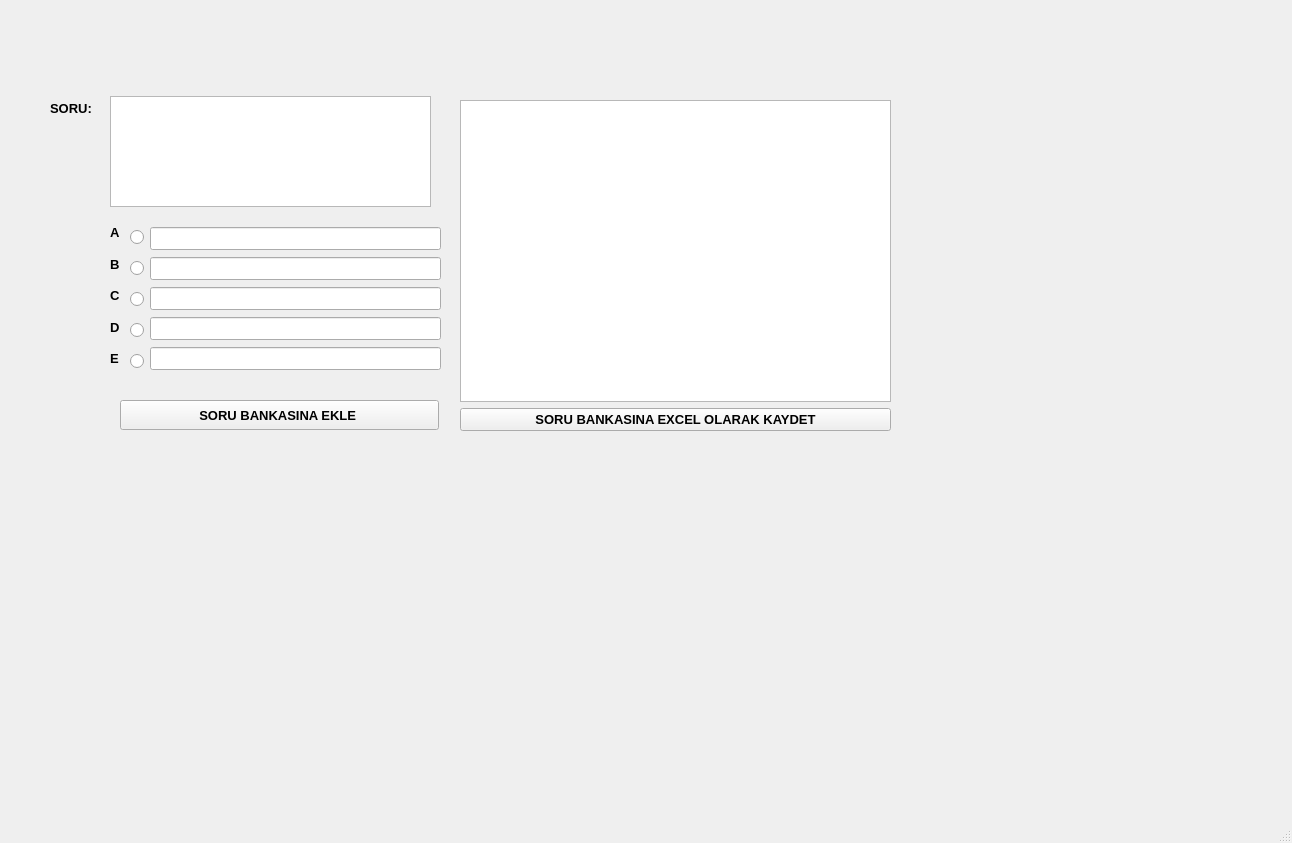
<?xml version="1.0" encoding="UTF-8"?>
<ui version="4.0">
 <class>MainWindow</class>
 <widget class="QMainWindow" name="MainWindow">
  <property name="geometry">
   <rect>
    <x>0</x>
    <y>0</y>
    <width>1292</width>
    <height>843</height>
   </rect>
  </property>
  <property name="font">
   <font>
    <pointsize>10</pointsize>
    <weight>75</weight>
    <bold>true</bold>
   </font>
  </property>
  <property name="windowTitle">
   <string>MainWindow</string>
  </property>
  <widget class="QWidget" name="centralwidget">
   <widget class="QLabel" name="label">
    <property name="geometry">
     <rect>
      <x>50</x>
      <y>100</y>
      <width>55</width>
      <height>16</height>
     </rect>
    </property>
    <property name="font">
     <font>
      <pointsize>10</pointsize>
      <weight>75</weight>
      <bold>true</bold>
     </font>
    </property>
    <property name="text">
     <string>SORU:</string>
    </property>
   </widget>
   <widget class="QPushButton" name="pushButton_ekle">
    <property name="geometry">
     <rect>
      <x>120</x>
      <y>400</y>
      <width>319</width>
      <height>30</height>
     </rect>
    </property>
    <property name="text">
     <string>SORU BANKASINA EKLE </string>
    </property>
   </widget>
   <widget class="QWidget" name="verticalLayoutWidget_3">
    <property name="geometry">
     <rect>
      <x>110</x>
      <y>220</y>
      <width>21</width>
      <height>151</height>
     </rect>
    </property>
    <layout class="QVBoxLayout" name="verticalLayout_4">
     <item>
      <widget class="QLabel" name="label_5">
       <property name="text">
        <string>A</string>
       </property>
      </widget>
     </item>
     <item>
      <widget class="QLabel" name="label_4">
       <property name="text">
        <string>B</string>
       </property>
      </widget>
     </item>
     <item>
      <widget class="QLabel" name="label_3">
       <property name="text">
        <string>C</string>
       </property>
      </widget>
     </item>
     <item>
      <widget class="QLabel" name="label_2">
       <property name="text">
        <string>D</string>
       </property>
      </widget>
     </item>
     <item>
      <widget class="QLabel" name="label_6">
       <property name="text">
        <string>E</string>
       </property>
      </widget>
     </item>
    </layout>
   </widget>
   <widget class="QWidget" name="verticalLayoutWidget_4">
    <property name="geometry">
     <rect>
      <x>460</x>
      <y>100</y>
      <width>431</width>
      <height>331</height>
     </rect>
    </property>
    <layout class="QVBoxLayout" name="verticalLayout_5">
     <item>
      <widget class="QListWidget" name="listWidget_sorular"/>
     </item>
     <item>
      <widget class="QPushButton" name="pushButton_2">
       <property name="text">
        <string>SORU BANKASINA EXCEL OLARAK KAYDET</string>
       </property>
      </widget>
     </item>
    </layout>
   </widget>
   <widget class="QWidget" name="layoutWidget">
    <property name="geometry">
     <rect>
      <x>130</x>
      <y>220</y>
      <width>20</width>
      <height>161</height>
     </rect>
    </property>
    <layout class="QVBoxLayout" name="verticalLayout_2">
     <item>
      <widget class="QRadioButton" name="radio_a">
       <property name="text">
        <string/>
       </property>
      </widget>
     </item>
     <item>
      <widget class="QRadioButton" name="radio_b">
       <property name="text">
        <string/>
       </property>
      </widget>
     </item>
     <item>
      <widget class="QRadioButton" name="radio_c">
       <property name="text">
        <string/>
       </property>
      </widget>
     </item>
     <item>
      <widget class="QRadioButton" name="radio_d">
       <property name="text">
        <string/>
       </property>
      </widget>
     </item>
     <item>
      <widget class="QRadioButton" name="radio_e">
       <property name="text">
        <string/>
       </property>
      </widget>
     </item>
    </layout>
   </widget>
   <widget class="QWidget" name="verticalLayoutWidget">
    <property name="geometry">
     <rect>
      <x>150</x>
      <y>220</y>
      <width>291</width>
      <height>161</height>
     </rect>
    </property>
    <layout class="QVBoxLayout" name="verticalLayout">
     <property name="spacing">
      <number>0</number>
     </property>
     <item>
      <widget class="QLineEdit" name="lineEdit_a"/>
     </item>
     <item>
      <widget class="QLineEdit" name="lineEdit_b"/>
     </item>
     <item>
      <widget class="QLineEdit" name="lineEdit_c"/>
     </item>
     <item>
      <widget class="QLineEdit" name="lineEdit_d"/>
     </item>
     <item>
      <widget class="QLineEdit" name="lineEdit_e"/>
     </item>
    </layout>
   </widget>
   <widget class="QTextEdit" name="textEdit_soru">
    <property name="geometry">
     <rect>
      <x>110</x>
      <y>96</y>
      <width>321</width>
      <height>111</height>
     </rect>
    </property>
   </widget>
  </widget>
  <widget class="QMenuBar" name="menubar">
   <property name="geometry">
    <rect>
     <x>0</x>
     <y>0</y>
     <width>1292</width>
     <height>26</height>
    </rect>
   </property>
  </widget>
  <widget class="QStatusBar" name="statusbar"/>
 </widget>
 <resources/>
 <connections/>
</ui>
